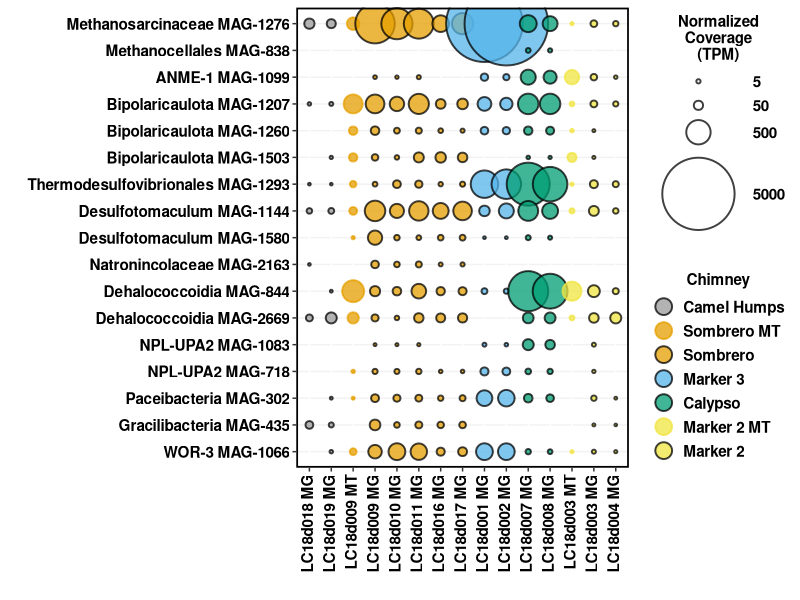
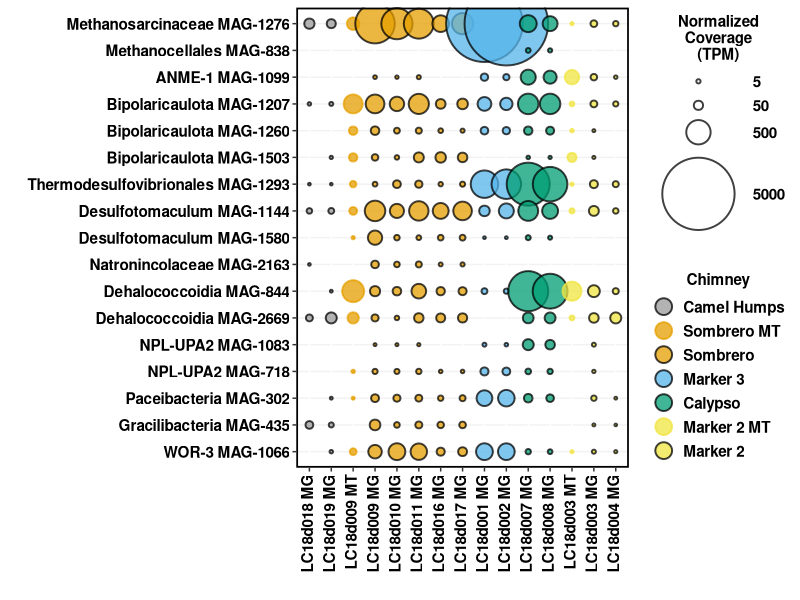
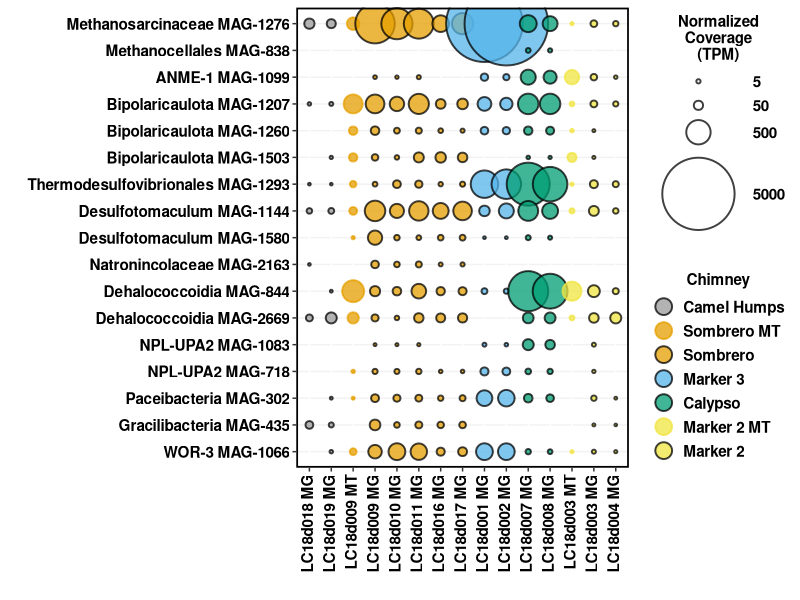
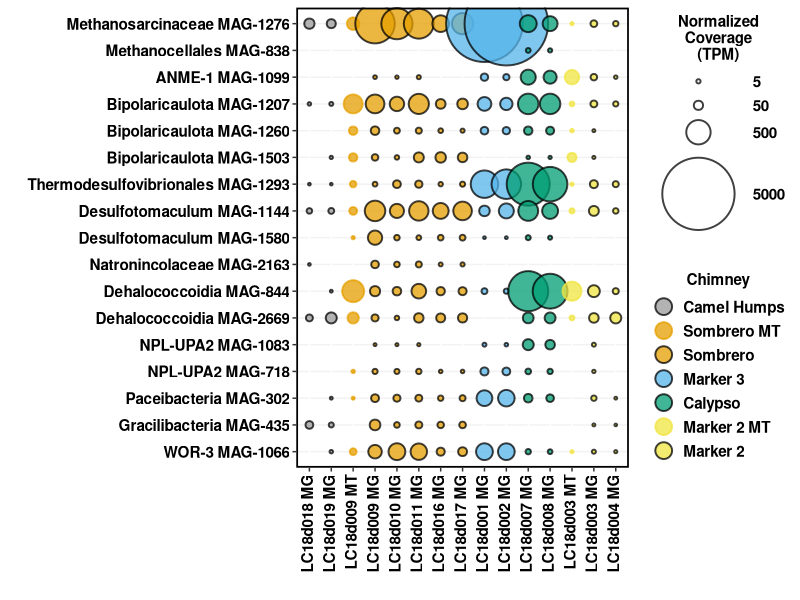
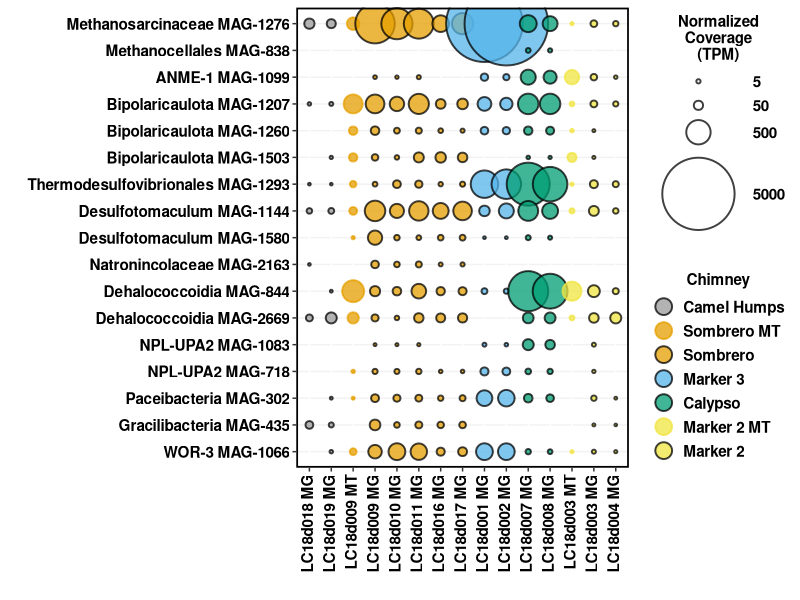

The R source for these figures, in order:
# following tutorial from Jackie Zorz https://jkzorz.github.io/2019/06/05/Bubble-plots.html

library(ggplot2)
library(reshape2)

pc = read.csv("bubbles-bins-fluids-v2.csv", header = TRUE)

#convert data frame from a "wide" format to a "long" format
pcm = melt(pc, id = c("Sample", "Chimney"))

#Keep the order of samples from your excel sheet:
pcm$Sample <- factor(pcm$Sample,levels=unique(pcm$Sample))

#specify order of chimneys
pcm$Chimney = factor(pcm$Chimney, levels = c("Camel Humps", "Sombrero MT", "Sombrero", "Marker 3", "Calypso", "Marker 2 MT", "Marker 2"))

# colors
cbPalette <- c("#999999", "#E69F00", "#E69F00", "#56B4E9", "#009E73", "#F0E442", "#F0E442", "#0072B2", "#D55E00", "#CC79A7")
outline1 <- c("black","#E69F00","black","black","black", "#F0E442","black")
outline2 <- c("#999999","black","#E69F00","#56B4E9","#009E73", "black","#F0E442")

xx = ggplot(pcm, aes(x = Sample, y = variable)) + 
  geom_point(aes(size = value, fill = Chimney, color = Chimney), alpha = 0.75, shape = 21, stroke=1) + 
  scale_fill_manual(values = cbPalette, guide = guide_legend(override.aes = list(size=5))) +
  scale_color_manual(values = outline1) +
  scale_size_continuous(limits = c(1, 8000), range=c(0.1,30), breaks = c(5,50,500,5000)) + 
  labs( x= "", y = "", size = "Normalized\nCoverage\n(TPM)", fill = "Chimney")  +
  theme(legend.key=element_blank(), 
        axis.text.x = element_text(colour = "black", size = 11, face = "bold", angle = 90, vjust = 0.3, hjust = 1), 
        axis.text.y = element_text(colour = "black", face = "bold", size = 11), 
        legend.text = element_text(size = 11, face ="bold", colour ="black"), 
        legend.title = element_text(size = 11, face = "bold"), panel.background = element_blank(), 
        panel.border = element_rect(colour = "black", fill = NA, size = 1.2),
        #plot.margin = margin(t = 50, unit = "pt"),
        legend.position = "right", panel.grid.major.y = element_line(colour = "grey95"),
        legend.title.align = 0.5) +  
  scale_y_discrete(limits = rev(levels(pcm$variable)), labels=rev(c("Methanosarcinaceae MAG-1276","Methanocellales MAG-838","ANME-1 MAG-1099","Bipolaricaulota MAG-1207","Bipolaricaulota MAG-1260","Bipolaricaulota MAG-1503","Thermodesulfovibrionales MAG-1293","Desulfotomaculum MAG-1144","Desulfotomaculum MAG-1580","Natronincolaceae MAG-2163","Dehalococcoidia MAG-844","Dehalococcoidia MAG-2669","NPL-UPA2 MAG-1083","NPL-UPA2 MAG-718","Paceibacteria MAG-302","Gracilibacteria MAG-435","WOR-3 MAG-1066"))) 

xx

ggsave("bubbles-bins-fluids1.svg")
ggsave("bubbles-bins-fluids1.png")

ggsave("bubbles-bins-fluids2.svg")
ggsave("bubbles-bins-fluids2.png")